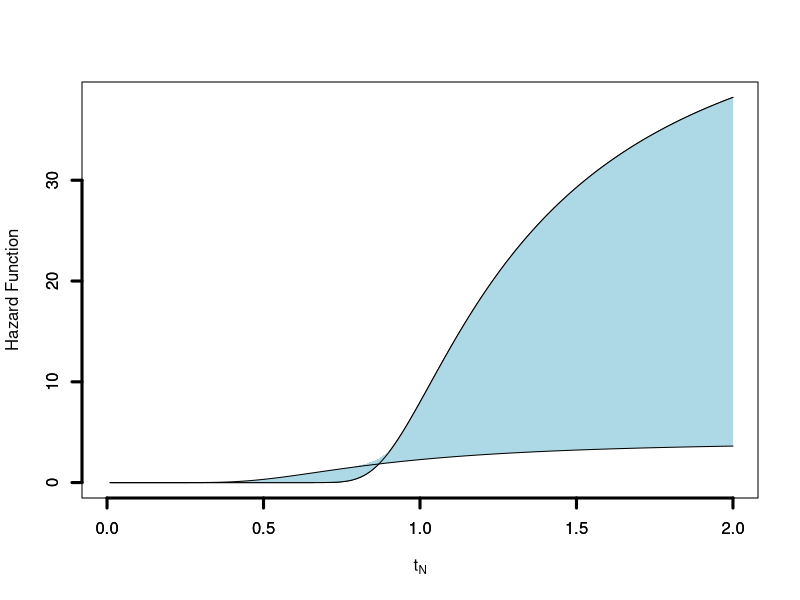

Reproduce this figure in R.
# H_N(t): Neutrosophic Hazard Function for Birnbaum-Saunders
H_N <- function(t, a, b) { 
  u <- (1 / sqrt(2 * pi)) * exp(-1 / (2 * (a^2)) * (t / b + b / t - 2)) * 
    (t^(-3 / 2) * (t + b)) / (2 * a * sqrt(b))
  x <- (1 / a) * (sqrt(t / b) - sqrt(b / t))
  hazard <- u / (1 - pnorm(x, mean = 0, sd = 1))
  return(hazard)
}

# Define values of BS variable
t <- seq(0, 2, 0.01)

# Define neutrosophic parameter bounds
a_L <- 0.1  # Lower bound of alpha
a_U <- 0.35 # Upper bound of alpha
b_L <- 1    # Lower bound of beta
b_U <- 1    # Upper bound of beta

# Open a graphical window
windows(3, 3)

# Compute the initial hazard function
y1 <- H_N(t, a_L, b_L)

# Find the maximum hazard value for scaling the plot
ff1 <- function(t) { H_N(t, a_L, b_L) }
ans1 <- optimize(ff1, interval = c(0, 2), maximum = TRUE)

ff2 <- function(t) { H_N(t, a_U, b_U) }
ans2 <- optimize(ff2, interval = c(0, 2), maximum = TRUE)

L <- max(ans1$objective, ans2$objective)

# Plot the hazard function
plot(t, y1, type = "l", ylab = "Hazard Function", xlab = expression(paste(t[N])), ylim = c(0, L))
axis(side = 1, lwd = 3)
axis(side = 2, lwd = 3)

# Add polygons for shaded regions
for (b in seq(b_L, b_U, 0.05)) {
  for (a in seq(a_L, a_U, 0.05)) {
    y2 <- H_N(t, a, b)
    polygon(c(t, rev(t)), c(y2, rev(y1)), col = "lightblue", border = NA)
    y1 <- y2
  }
}

# Final polygons for boundary cases
y3 <- H_N(t, a_U, b_U)
polygon(c(t, rev(t)), c(y3, rev(y3)), lwd = 1, col = "lightblue")

y4 <- H_N(t, a_L, b_L)
polygon(c(t, rev(t)), c(y4, rev(y4)), lwd = 1, col = "lightblue")
